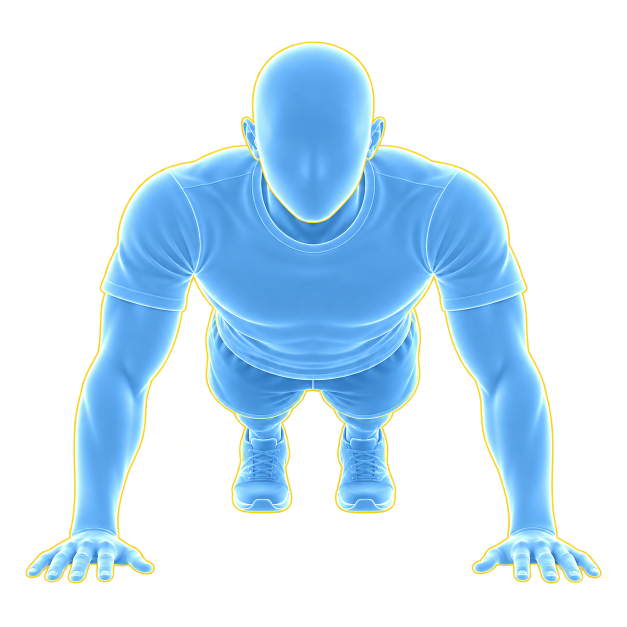
#> input picture docs/release/pushup-hands-2026-10-08/owner-selected-reference.png, 1254 x 1254 px (shown at 1/2 size)
$ python prepare-hands.py
#> lines starting #> are read from the running program, lines starting #| are printed output that depends on the picture; after the words box and inside, x2 and y2 are one past the last pixel; in counts of white or black regions, pixels touching at a corner belong together
from pathlib import Path
from PIL import Image,ImageFilter,ImageDraw,ImageFont
import numpy as np,json,hashlib,subprocess,io
OUT=Path(__file__).parent
SRC=OUT/'owner-selected-reference.png'
REPO=OUT.parents[2]
BASE='34ba0d5205d133f07ee973734fe2397c05d49e88'
source=Image.open(SRC).convert('RGBA')
#> source is the input picture: PIL image 1254x1254 RGBA; mean R, G, B, A 51.7, 75.9, 90.4, 90
a=np.asarray(source).astype(float)
blue=(a[:,:,2]>a[:,:,0]+15)&(a[:,:,2]>90)&(a[:,:,1]>a[:,:,0]+4)&(a[:,:,3]>25)
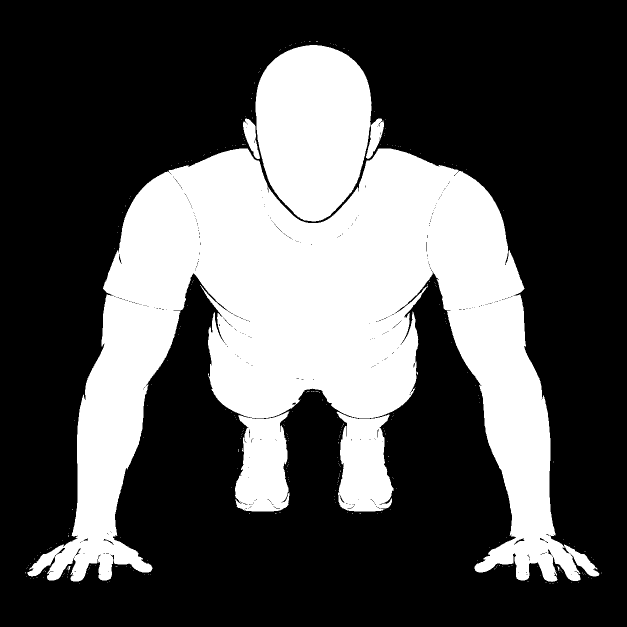
#> blue: shape (1254, 1254) bool (shown at 1/2 size); 32.6% white; 298 white regions (291 under 20 px), largest, box (x1, y1, x2, y2) and area: (55, 297, 1199, 1164) 428326, (511, 90, 743, 443) 64060, (673, 823, 787, 1023) 16851
yellow=(a[:,:,0]>130)&(a[:,:,1]>115)&(a[:,:,2]<a[:,:,0]-15)&(a[:,:,2]<a[:,:,1]-10)&(a[:,:,3]>25)
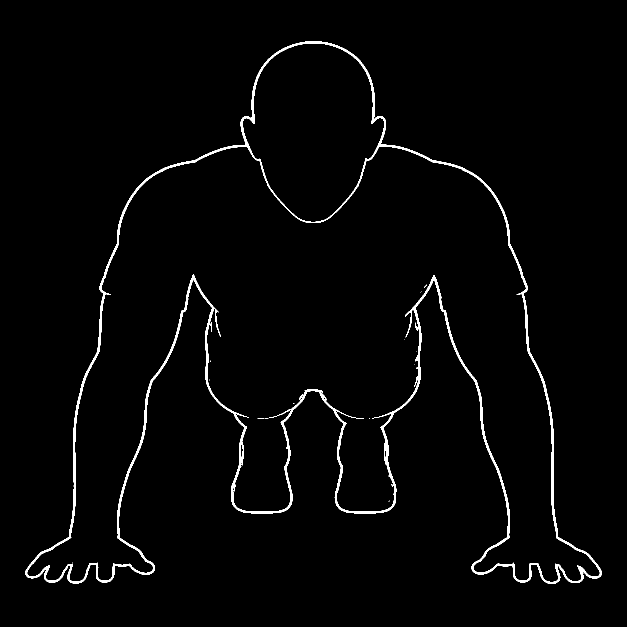
#> yellow: shape (1254, 1254) bool (shown at 1/2 size); 1.9% white; 27 white regions (19 under 20 px), largest, box (x1, y1, x2, y2) and area: (51, 82, 1203, 1167) 29914, (483, 883, 487, 930) 101, (673, 819, 728, 838) 77
# Keep the source's yellow boundary, which encloses its white finger highlights.
# Never reconstruct fingers from only the blue pixels.
mask=Image.fromarray((255*(blue|yellow)).astype('uint8')).filter(ImageFilter.MaxFilter(3)).filter(ImageFilter.MinFilter(3))
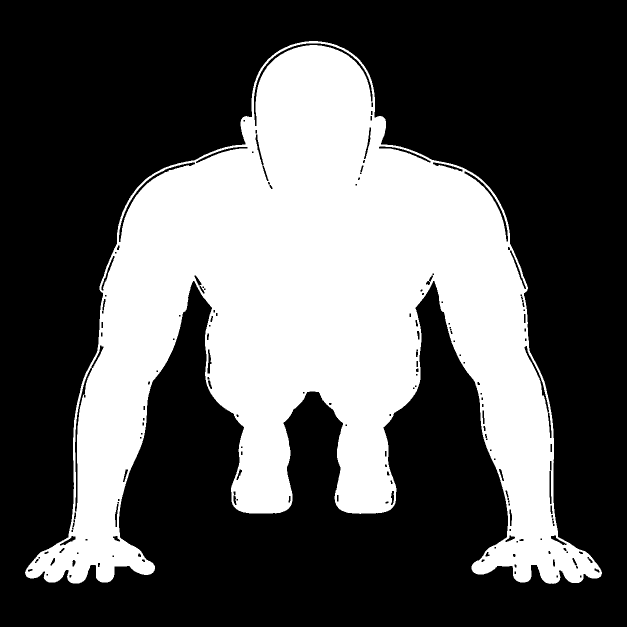
#> mask: PIL image 1254x1254 L (shown at 1/2 size); 35% white; 1 white region, box (x1, y1, x2, y2) and area: (50, 82, 1204, 1168) 551007
# Isolate each connected hand/forearm, filling only enclosed highlight holes.
hand_masks=[]
for box,seed in [((34,974,329,1190),(155,100)),((927,974,1224,1190),(154,100))]:
 m=mask.crop(box);ImageDraw.floodfill(m,seed,128)
 m=Image.fromarray((np.asarray(m)==128).astype('uint8')*255)
 ext=m.copy();ImageDraw.floodfill(ext,(0,0),128)
 m=Image.fromarray((np.asarray(ext)!=128).astype('uint8')*255)
 # Subpixel antialiasing, without the previous broad blur/erosion of fingertips.
 m=m.filter(ImageFilter.GaussianBlur(.45))
 rgba=np.array(source.crop(box)).astype(float)
 coverage=np.minimum(np.asarray(m)/255,rgba[:,:,3]/255)
 rgb=rgba[:,:,:3]
 # Preserve source RGB and all highlights; only opacity changes.
 ink=np.minimum(np.clip((rgb[:,:,0]-rgb[:,:,2]-12)/55,0,1),np.clip((rgb[:,:,1]-rgb[:,:,2]-10)/50,0,1))
 alpha=coverage*(.32+.56*ink)
 rgba[:,:,3]=alpha*255;rgba[rgba[:,:,3]<.5]=0
 hand=Image.fromarray(rgba.clip(0,255).astype('uint8'))
 hand_masks.append((box,hand))
#> this loop made 2 passes
#> pass 1, `rgba=np.array(source.crop(box)).astype(float)`:
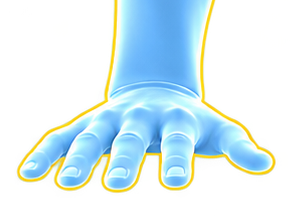
#> rgba: shape (216, 295, 4) float64; mean R, G, B, A 91.4, 112.5, 113.2, 99.5; transparent parts drawn white
#> after the loop:
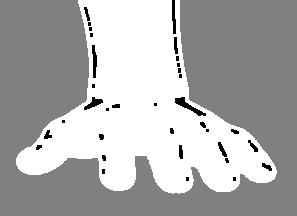
#> ext: PIL image 297x216 L; min 0, max 255, mean 174.4
#> after the loop:
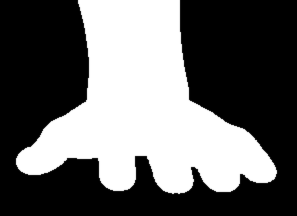
#> m: PIL image 297x216 L; min 0, max 255, mean 102.7
#> after the loop:
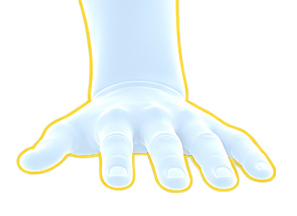
#> rgba: shape (216, 297, 4) float64; mean R, G, B, A 67.9, 87.8, 92.2, 38; transparent parts drawn white
#> after the loop, hand_masks = 2 items
for name,scale,transforms,seam in [
 ('Top',.60,[(-16,-19),(32,-19)],(584,615)),
 ('Bottom',.55,[(-25,-233),(101,-233)],(331,352)),
]:
#> (the run stopped early here; a loop or call above may not have finished)
